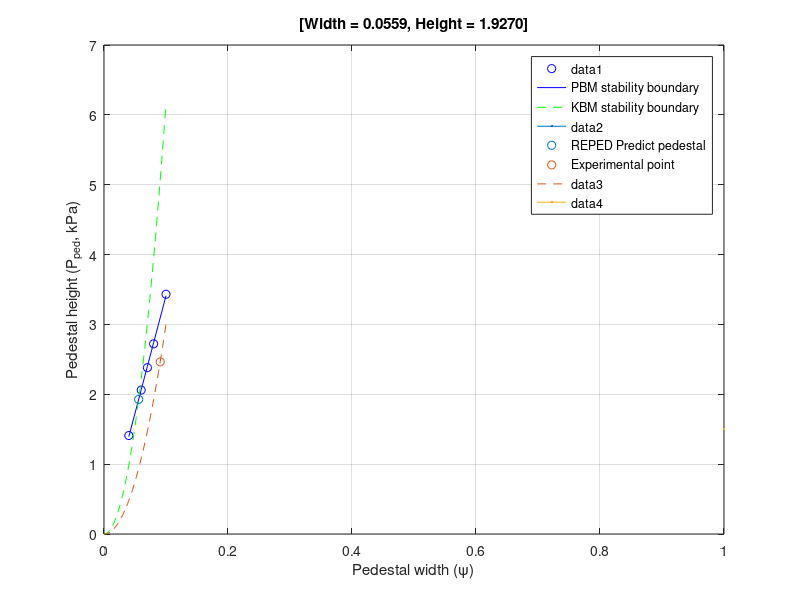

MATLAB code to generate this figure:
press = [1.40967, 2.06065, 2.38105, 2.72221, 3.43164];
width = [0.04, 0.06, 0.07, 0.08, 0.1];
pointx = 0.0559078216088097;
pointy = 1.92702046334115;

exp_pointx = 0.0906619;
exp_pointy = 2.46402;

%% PBM
x1 = width;
y1 = press;
p = polyfit(x1, y1, 1);
a = p(1);  % 斜率
b = p(2);  % 截距

fprintf('拟合结果: y = %.4fx + %.4f\n', a, b);
y_fit = polyval(p, x1);

% 绘制原始数据和拟合直线
figure();
plot(x1, y1, 'bo');
hold on;
plot(x1, y_fit, 'b-', 'DisplayName', 'PBM stability boundary');
legend;

grid on;
hold on;
%% KBM
cc = 0.12;
Ipp = 0.4090414e6;  % plasma current, in Ampere
polline = 3.4411625; % length of the poloidal perimeter of the plasma, in m
mu0 = 4.* 3.14159 * 1.e-7;
x2 = linspace(0, 0.1, 51);
betap_ped = (x2/cc).^2;
y2 = 0.5e-3 * betap_ped * mu0 * Ipp^2 / polline^2;

plot(x2, y2, 'g--', 'DisplayName', 'KBM stability boundary',LineWidth=1.5)
hold on;
%% solve
scatter(pointx, pointy, 'r*', 'DisplayName', 'REPED Predict pedestal')
xlabel('Pedestal width (\psi)');
ylabel('Pedestal height (P_{ped}, kPa)');
title_str = sprintf('[Width = %.4f, Height = %.4f]', pointx, pointy);
title(title_str);
%% experimental
scatter(exp_pointx, exp_pointy, 'red', 'DisplayName', 'Experimental point');
%% y3
cc3 = 0.172;
betap_ped3 = (x2/cc3).^2;
y3 = 0.5e-3 * betap_ped3 * mu0 * Ipp^2 / polline^2;
plot(x2, y3, '--',LineWidth=1.5)